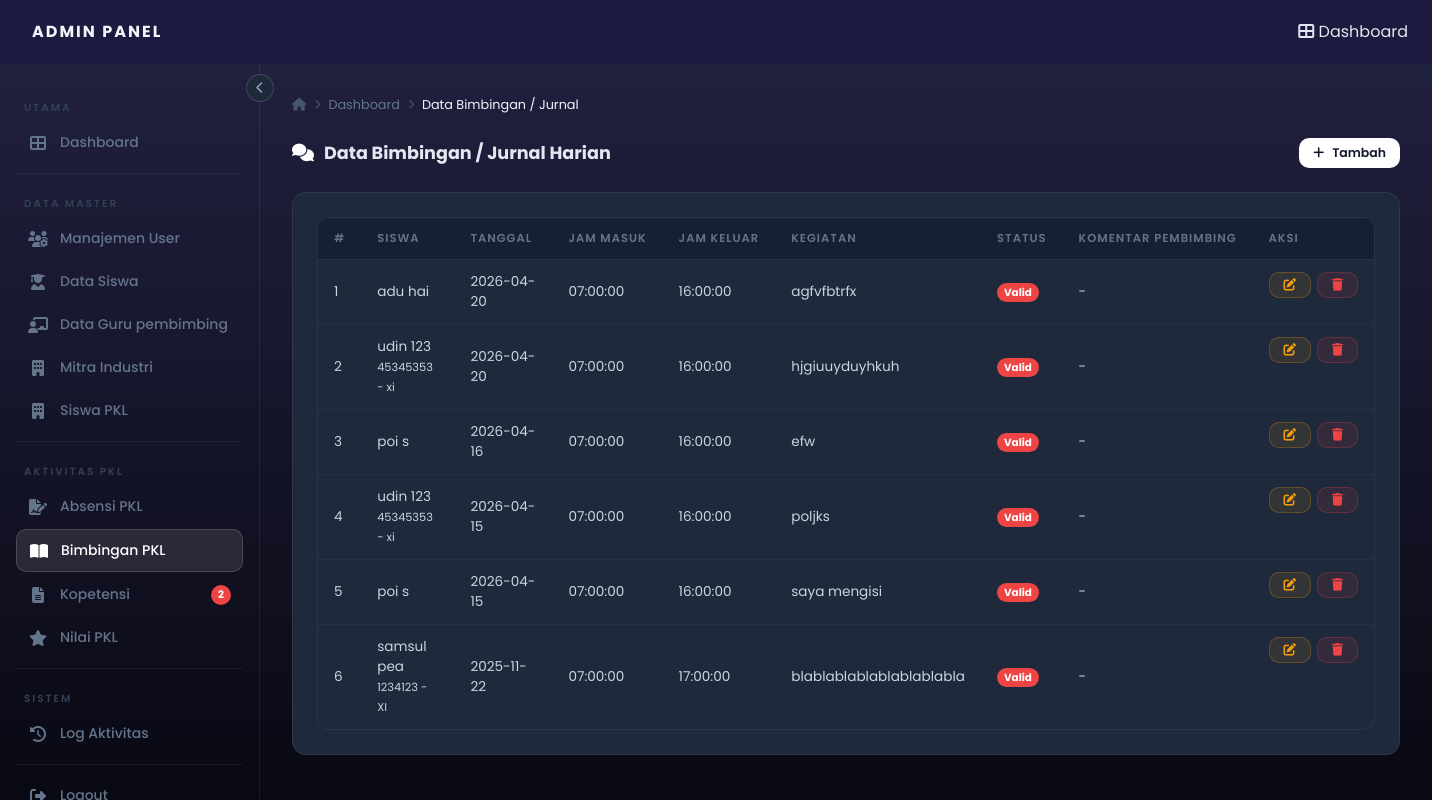
The app's page /admin/pkl-bimbingan.php (signed in) with its own data.
### tables this page shows
CREATE TABLE `jurnal_harian` (
  `id` int(11) NOT NULL,
  `siswa_id` int(11) NOT NULL,
  `tanggal` date NOT NULL,
  `jam_masuk` time DEFAULT NULL,
  `jam_keluar` time DEFAULT NULL,
  `kegiatan` text NOT NULL,
  `foto_kegiatan` varchar(255) DEFAULT NULL,
  `status_validasi` enum('pending','valid','tolak') DEFAULT 'pending',
  `komentar_pembimbing` text DEFAULT NULL
);

CREATE TABLE `profil_siswa` (
  `id` int(11) NOT NULL,
  `user_id` int(11) NOT NULL,
  `nis` varchar(20) DEFAULT NULL,
  `kelas` varchar(20) DEFAULT NULL,
  `jurusan` varchar(50) DEFAULT NULL,
  `no_hp` varchar(15) DEFAULT NULL,
  `foto_profil` varchar(255) DEFAULT NULL,
  `jenis_kelamin` enum('Laki-laki','Perempuan') DEFAULT NULL,
  `agama` varchar(50) DEFAULT NULL,
  `tempat_lahir` varchar(100) DEFAULT NULL,
  `tanggal_lahir` date DEFAULT NULL,
  `alamat` text DEFAULT NULL,
  `golongan_darah` enum('A','B','AB','O') DEFAULT NULL
);

### admin/pkl-bimbingan.php (the view, shortened to what this page needs)
<?php
include "../config.php";
$rows = mysqli_query($conn, "
    SELECT jh.*,
           CONCAT(u.nama_depan, ' ', u.nama_belakang) AS nama_siswa,
           ps.nis, ps.kelas
    FROM jurnal_harian jh
    LEFT JOIN users u ON jh.siswa_id = u.id
    LEFT JOIN profil_siswa ps ON jh.siswa_id = ps.user_id
    ORDER BY jh.id DESC
");
include '_header_admin.php';
?>
<div class="page-header">
  <h2><i class="fas fa-comments"></i> Data Bimbingan / Jurnal Harian</h2>
  <button class="btn btn-primary btn-sm" onclick="openModal()">
    <i class="fas fa-plus"></i> Tambah
  </button>
</div>
<div class="card">
  <div class="table-wrapper">
    <table>
      <thead>
        <tr>
          <th>#</th>
          <th>Siswa</th>
          <th>Tanggal</th>
          <th>Jam Masuk</th>
          <th>Jam Keluar</th>
          <th>Kegiatan</th>
          <th>Status</th>
          <th>Komentar Pembimbing</th>
          <th>Aksi</th>
        </tr>
      </thead>
      <tbody>
      <?php
      if (mysqli_num_rows($rows) === 0): ?>
        <tr><td colspan="9" style="text-align:center;color:#94a3b8;">Belum ada data jurnal.</td></tr>
      <?php else:
      $no = 1; while ($row = mysqli_fetch_assoc($rows)): ?>
      <tr>
        <td><?php echo $no++; ?></td>
        <td>
          <?php echo htmlspecialchars($row['nama_siswa'] ?? '-'); ?>
          <?php if (!empty($row['nis'])): ?>
            <br><small class="text-muted"><?php echo htmlspecialchars($row['nis']); ?> - <?php echo htmlspecialchars($row['kelas'] ?? ''); ?></small>
          <?php endif; ?>
        </td>
        <td><?php echo htmlspecialchars($row['tanggal'] ?? '-'); ?></td>
        <td><?php echo htmlspecialchars($row['jam_masuk'] ?? '-'); ?></td>
        <td><?php echo htmlspecialchars($row['jam_keluar'] ?? '-'); ?></td>
        <td><?php echo htmlspecialchars($row['kegiatan'] ?? '-'); ?></td>
        <td>
          <?php
            $status = $row['status_validasi'] ?? 'pending';
            $badge_class = match($status) {
                'valid'  => 'badge-success',
                'tolak'  => 'badge-danger',
                default  => 'badge-warning',
            };
          ?>
          <span class="badge <?php echo $badge_class; ?>"><?php echo ucfirst($status); ?></span>
        </td>
        <td><?php echo htmlspecialchars($row['komentar_pembimbing'] ?? '-'); ?></td>
        <td style="display:flex;gap:6px;">
          <button class="btn btn-warning btn-sm"
            onclick="editData(
              <?php echo $row['id']; ?>,
              <?php echo $row['siswa_id']; ?>,
              '<?php echo addslashes($row['tanggal'] ?? ''); ?>',
              '<?php echo addslashes(substr($row['jam_masuk'] ?? '', 0, 5)); ?>',
              '<?php echo addslashes(substr($row['jam_keluar'] ?? '', 0, 5)); ?>',
              '<?php echo addslashes($row['kegiatan'] ?? ''); ?>',
              '<?php echo addslashes($row['status_validasi'] ?? 'pending'); ?>',
              '<?php echo addslashes($row['komentar_pembimbing'] ?? ''); ?>'
            )">
            <i class="fas fa-edit"></i>
          </button>
          <a href="?hapus=<?php echo $row['id']; ?>" class="btn btn-danger btn-sm"
             onclick="return confirm('Hapus data ini?')">
            <i class="fas fa-trash"></i>
          </a>
        </td>
      </tr>
      <?php endwhile; endif; ?>
      </tbody>
    </table>
  </div>
</div>
<?php include '_footer_admin.php'; ?>

### admin/style.css (style rules this page uses)
*, *::before, *::after { box-sizing: border-box; margin: 0; padding: 0; }
html { scroll-behavior: smooth; }
body { font-family: 'Poppins', sans-serif; background: linear-gradient(to bottom, #222243, #090913); color: #e2e8f0; min-height: 100vh; }
a { text-decoration: none; color: inherit; }
h2 { font-size: 1.25rem; font-weight: 600; color: #e2e8f0; }
.btn { display: inline-flex; align-items: center; gap: 8px; padding: 10px 20px; border-radius: 10px; font-family: 'Poppins', sans-serif; font-size: 0.85rem; font-weight: 600; cursor: pointer; transition: all 0.2s; border: none; text-decoration: none; }
.btn-primary { background: #ffffff; color: #0f172a; }
.btn-danger { background: rgba(239, 68, 68, 0.1); color: #ef4444; border: 1px solid rgba(239, 68, 68, 0.25); }
.btn-warning { background: rgba(245, 158, 11, 0.1); color: #f59e0b; border: 1px solid rgba(245, 158, 11, 0.25); }
.btn-sm { padding: 6px 14px; font-size: 0.78rem; }
.card { background: #1e293b; border: 1px solid rgba(255, 255, 255, 0.07); border-radius: 14px; padding: 24px; }
.table-wrapper { overflow-x: auto; border-radius: 12px; border: 1px solid rgba(255, 255, 255, 0.06); }
table { width: 100%; border-collapse: collapse; font-size: 0.85rem; }
thead tr { background: #162032; border-bottom: 1px solid rgba(255, 255, 255, 0.08); }
thead th { padding: 12px 16px; text-align: left; font-size: 0.72rem; font-weight: 600; color: #64748b; letter-spacing: 1px; text-transform: uppercase; white-space: nowrap; }
tbody tr { border-bottom: 1px solid rgba(255, 255, 255, 0.04); transition: background 0.15s; }
tbody tr:last-child { border-bottom: none; }
tbody td { padding: 12px 16px; color: #cbd5e1; vertical-align: middle; }
.page-header { display: flex; align-items: center; justify-content: space-between; gap: 16px; margin-bottom: 24px; flex-wrap: wrap; }
.page-header h2 { font-size: 1.1rem; font-weight: 700; color: #e2e8f0; display: flex; align-items: center; gap: 10px; }
.page-header h2 i { color: #ffffff; }
.badge { margin-left: auto; background: #ef4444; color: #fff; font-size: 0.65rem; font-weight: 700; padding: 2px 7px; border-radius: 99px; flex-shrink: 0; }

### records on screen
jurnal_harian: nama_siswa "adu hai", tanggal "2026-04-20", jam_masuk "07:00:00", jam_keluar "16:00:00", kegiatan "agfvfbtrfx", status_validasi "Valid", komentar_pembimbing "-"
jurnal_harian: nama_siswa "udin 123", profil_siswa.nis "45345353", profil_siswa.kelas "xi", tanggal "2026-04-20", jam_masuk "07:00:00", jam_keluar "16:00:00", kegiatan "hjgiuuyduyhkuh", status_validasi "Valid", komentar_pembimbing "-"
jurnal_harian: nama_siswa "poi s", tanggal "2026-04-16", jam_masuk "07:00:00", jam_keluar "16:00:00", kegiatan "efw", status_validasi "Valid", komentar_pembimbing "-"
jurnal_harian: nama_siswa "udin 123", profil_siswa.nis "45345353", profil_siswa.kelas "xi", tanggal "2026-04-15", jam_masuk "07:00:00", jam_keluar "16:00:00", kegiatan "poljks", status_validasi "Valid", komentar_pembimbing "-"
jurnal_harian: nama_siswa "poi s", tanggal "2026-04-15", jam_masuk "07:00:00", jam_keluar "16:00:00", kegiatan "saya mengisi", status_validasi "Valid", komentar_pembimbing "-"
jurnal_harian: nama_siswa "samsul pea", profil_siswa.nis "1234123", profil_siswa.kelas "XI", tanggal "2025-11-22", jam_masuk "07:00:00", jam_keluar "17:00:00", kegiatan "blablablablablablablabla", status_validasi "Valid", komentar_pembimbing "-"

### other values on screen
$label "Dashboard Manajemen User Data Siswa Data Guru pembimbing Mitra Industri Siswa PKL Absensi PKL Bimbingan PKL Kopetensi Nilai PKL Log Aktivitas"
$badge "2"
$page_title "Data Bimbingan / Jurnal"
